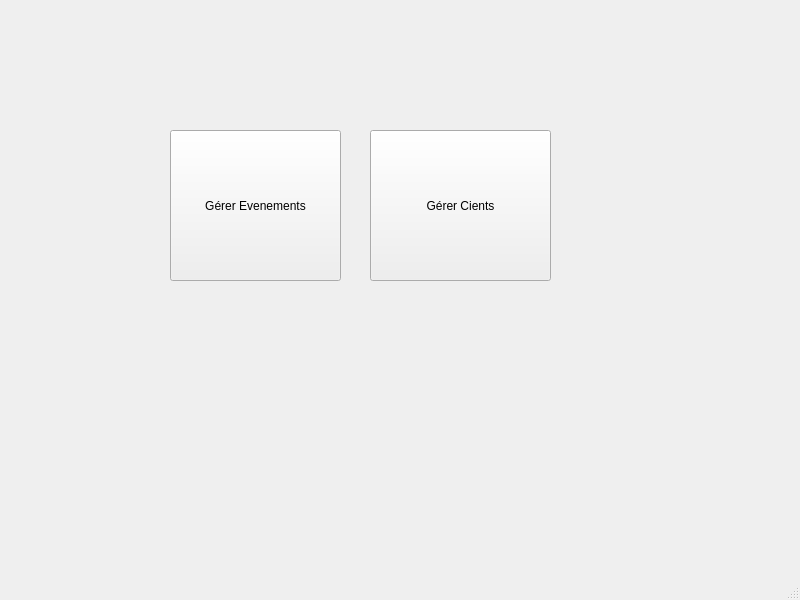
<?xml version="1.0" encoding="UTF-8"?>
<ui version="4.0">
 <class>MainWindow</class>
 <widget class="QMainWindow" name="MainWindow">
  <property name="geometry">
   <rect>
    <x>0</x>
    <y>0</y>
    <width>800</width>
    <height>600</height>
   </rect>
  </property>
  <property name="windowTitle">
   <string>MainWindow</string>
  </property>
  <property name="autoFillBackground">
   <bool>false</bool>
  </property>
  <widget class="QWidget" name="centralwidget">
   <widget class="QPushButton" name="pushButton">
    <property name="geometry">
     <rect>
      <x>370</x>
      <y>130</y>
      <width>181</width>
      <height>151</height>
     </rect>
    </property>
    <property name="text">
     <string>Gérer Cients</string>
    </property>
   </widget>
   <widget class="QPushButton" name="pushButton_2">
    <property name="geometry">
     <rect>
      <x>170</x>
      <y>130</y>
      <width>171</width>
      <height>151</height>
     </rect>
    </property>
    <property name="text">
     <string>Gérer Evenements</string>
    </property>
   </widget>
  </widget>
  <widget class="QMenuBar" name="menubar">
   <property name="geometry">
    <rect>
     <x>0</x>
     <y>0</y>
     <width>800</width>
     <height>22</height>
    </rect>
   </property>
  </widget>
  <widget class="QStatusBar" name="statusbar"/>
 </widget>
 <resources/>
 <connections/>
</ui>
